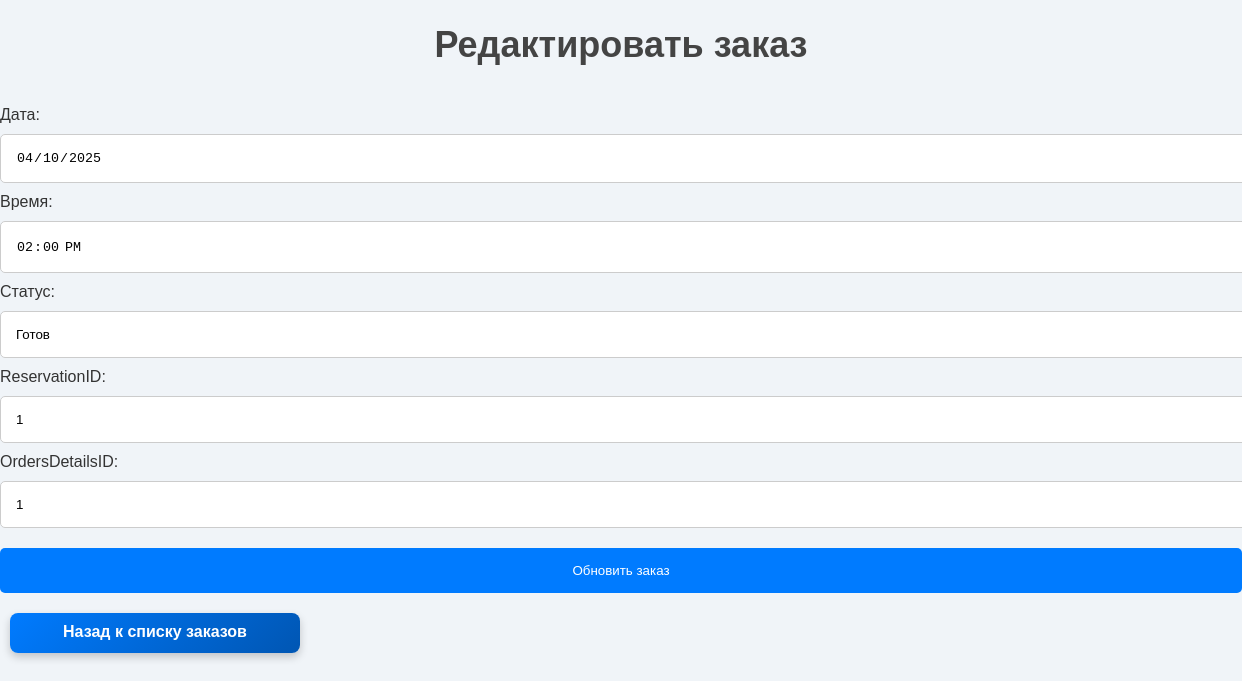
Screenshot of /php/edit_orders.php?id=1 with the database file from the repository.
### tables this page shows
CREATE TABLE `Orders` (
  `ID` int(10) NOT NULL,
  `Date` date NOT NULL,
  `Time` time NOT NULL,
  `Status` varchar(10) NOT NULL,
  `ReservationID` int(10) NOT NULL,
  `OrdersDetailsID` int(10) NOT NULL
);

### php/edit_orders.php (the view, shortened to what this page needs)
<?php
include 'db_connect.php';
$conn->set_charset("utf8mb4");
$id = (int)$_GET['id'];
$sql = "SELECT * FROM Orders WHERE ID = ?";
$stmt = $conn->prepare($sql);
$stmt->bind_param("i", $id);
$stmt->execute();
$result = $stmt->get_result();
$order = $result->fetch_assoc();
?>
<!DOCTYPE html>
<html lang="ru">
<head>
    <link rel="stylesheet" type="text/css" href="../css/styles.css">
</head>
<body>
    <h1>Редактировать заказ</h1>
    <form method="POST">
        <label>Дата:</label>
        <input type="date" name="date" value="<?php echo htmlspecialchars($order['Date'], ENT_QUOTES, 'UTF-8'); ?>" required>
        <label>Время:</label>
        <input type="time" name="time" value="<?php echo htmlspecialchars($order['Time'], ENT_QUOTES, 'UTF-8'); ?>" required>
        <label>Статус:</label>
        <input type="text" name="status" value="<?php echo htmlspecialchars($order['Status'], ENT_QUOTES, 'UTF-8'); ?>" required>
        <label>ReservationID:</label>
        <input type="number" name="reservationID" value="<?php echo htmlspecialchars($order['ReservationID'], ENT_QUOTES, 'UTF-8'); ?>" required>
        <label>OrdersDetailsID:</label>
        <input type="number" name="ordersDetailsID" value="<?php echo htmlspecialchars($order['OrdersDetailsID'], ENT_QUOTES, 'UTF-8'); ?>" required>
        <button type="submit" name="edit_order">Обновить заказ</button>
    </form>
    <a href="orders.php" class="back-button">Назад к списку заказов</a>
</body>
</html>

### css/styles.css (style rules this page uses)
body { font-family: Arial, sans-serif; margin: 20px; }
h1, h2 { color: #333; }
input, textarea, button { width: 100%; padding: 15px; margin: 10px 0; border: 1px solid #ccc; border-radius: 5px; }
button { background-color: #007bff; color: #fff; border: none; cursor: pointer; font-family: 'Arial', sans-serif; }
body { font-family: 'Arial', sans-serif; background: #f0f4f8; margin: 0; padding: 0; color: #333; }
h1 { text-align: center; color: #444; font-size: 36px; margin-bottom: 40px; font-weight: 600; }
a { display: block; background: #66b2ff; color: white; padding: 18px 30px; text-decoration: none; border-radius: 12px; text-align: center; font-size: 20px; font-weight: 600; box-shadow: 0 4px 8px rgba(0, 0, 0, 0.1); transition: all 0.3s ease; min-width: 250px; margin: 10px; }
.back-button { width: 30px; height: 20px; padding: 10px 20px; font-size: 16px; font-weight: bold; color: white; background: linear-gradient(135deg, #007bff, #0056b3); border-radius: 8px; text-decoration: none; text-align: center; transition: background 0.3s, transform 0.2s; box-shadow: 0 4px 8px rgba(0, 0, 0, 0.2); }

### rows the page displays
orders: date "04/10/2025", time "14:00:00", status "Готов", reservationID "1", ordersDetailsID "1"
